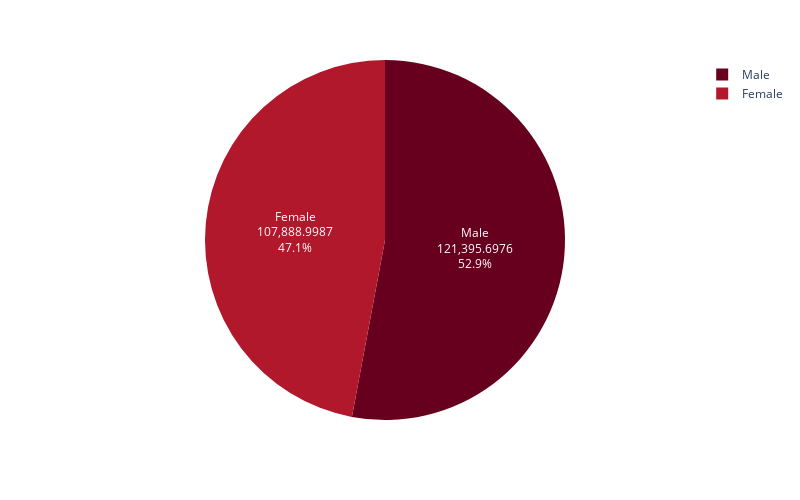

The cell this chart's notebook holds for it:
### Markdown cell above
### Indicador 4: Qual é a média salarial por gênero?
1. Para atender o seguinte indicador foi utilizada a consulta sql armazenada na variável `query`. Na qual, retorna a média dos salários agrupada por gênero de forma decrescente.
2. A instrução `sql` executa a consulta em cima do dataset armazenado na variável `tbl` e armazena na variável `result`.
3. A função `_px.pie` faz a construção de uma figura de um gráfico de pizza com base nos parâmetros fornecidos. Onde os valores são o salário e as categorias são o gênero.
4. A chamada `fig.update_traces` faz customização da apresentação dos valores e dos traços dentro do gráfico.
5. A chamada `fig.show()` faz a figura aparecer na tela.

### Code cell
query = """
    SELECT genero, AVG(salario) salario
    FROM  dataset 
    GROUP BY genero
"""
result = sql(query, env={'dataset': tbl})
fig = _px.pie(
    result, 
    values='salario',
    names='genero',
    color_discrete_sequence=_px.colors.sequential.RdBu, # configura cores
    height=500,     # altura da imagem
    width=800       # largura da imagem
)
fig.update_traces(textposition='inside', textinfo='value+label+percent')

fig.show()

### Figure 1 — Plotly figure (JSON) as saved in the notebook; plotly's stock layout.template omitted (floating-point values rounded to 4 significant figures)
{"data": [{"domain": {"x": [0, 1], "y": [0, 1]}, "hovertemplate": "genero=%{label}<br>salario=%{value}<extra></extra>", "labels": ["Female", "Male"], "legendgroup": "", "name": "", "showlegend": true, "textinfo": "value+label+percent", "textposition": "inside", "type": "pie", "values": [107900.0, 121400.0]}], "layout": {"height": 500, "legend": {"tracegroupgap": 0}, "margin": {"t": 60}, "piecolorway": ["rgb(103,0,31)", "rgb(178,24,43)", "rgb(214,96,77)", "rgb(244,165,130)", "rgb(253,219,199)", "rgb(247,247,247)", "rgb(209,229,240)", "rgb(146,197,222)", "rgb(67,147,195)", "rgb(33,102,172)", "rgb(5,48,97)"], "width": 800}}
